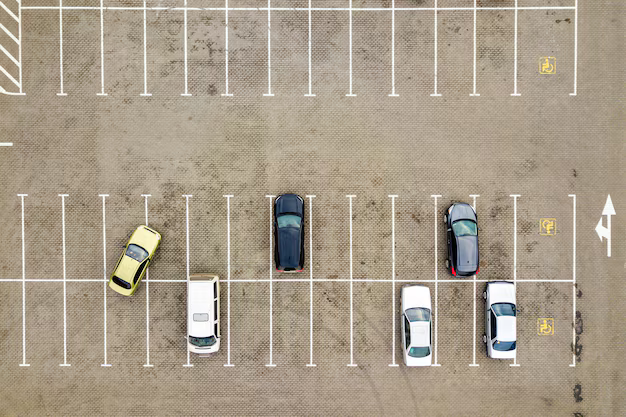
#> input picture parkingarea.png, 626 x 417 px, found by its file name
$ python label_coords.py --image assets/parkingarea.png --out outputs/coords.json
#> lines starting #> are read from the running program, lines starting #| are printed output that depends on the picture; after the words box and inside, x2 and y2 are one past the last pixel; in counts of white or black regions, pixels touching at a corner belong together
"""
Manual polygon labeling tool for parking slots.

✅ No hard-coded paths:
- Provide the image via --image
- Choose output JSON via --out (default: outputs/coords.json)

Usage:
  python label_coords.py --image assets/parkingarea.png --out outputs/coords.json
Keys:
  - 4 clicks = 1 slot polygon (quadrilateral)
  - s: save
  - u: undo last point of current polygon
  - r: remove last completed polygon
  - q: quit
"""
from __future__ import annotations

import argparse
import json
from pathlib import Path

import cv2
import numpy as np


def project_root() -> Path:
    return Path(__file__).resolve().parent


def resolve_path(p: str | Path) -> Path:
    p = Path(p)
    return p if p.is_absolute() else (project_root() / p).resolve()


def main() -> None:
    parser = argparse.ArgumentParser(description="Label parking slots as polygons (no hard-coded paths).")
    parser.add_argument("--image", default="assets/parkingarea.png", help="Path to the reference image.")
    parser.add_argument("--out", default="outputs/coords.json", help="Output JSON path for polygons.")
    args = parser.parse_args()

    img_path = resolve_path(args.image)
    out_json = resolve_path(args.out)
    out_json.parent.mkdir(parents=True, exist_ok=True)

    img = cv2.imread(str(img_path))
#> img is the input picture: shape (417, 626, 3); mean B, G, R 138.5, 156.4, 168.7
    if img is None:
        raise FileNotFoundError(f"Cannot read image: {img_path}")

    polys: list[list[list[int]]] = []  # [[[x,y],...4], ...]
    pts: list[list[int]] = []
    show = img.copy()

    def redraw() -> None:
        nonlocal show
        show = img.copy()

        for poly in polys:
            p = np.array(poly, dtype=np.int32).reshape((-1, 1, 2))
            cv2.polylines(show, [p], isClosed=True, color=(0, 255, 0), thickness=2)

        for (x, y) in pts:
            cv2.circle(show, (x, y), 4, (0, 0, 255), -1)

        if len(pts) >= 2:
            p = np.array(pts, dtype=np.int32).reshape((-1, 1, 2))
            cv2.polylines(show, [p], isClosed=False, color=(0, 0, 255), thickness=2)

        cv2.putText(
            show,
            "4 clicks=1 slot | s=save u=undo r=removeLast q=quit",
            (10, 30),
            cv2.FONT_HERSHEY_SIMPLEX,
            0.7,
            (255, 255, 255),
            2,
            cv2.LINE_AA,
        )
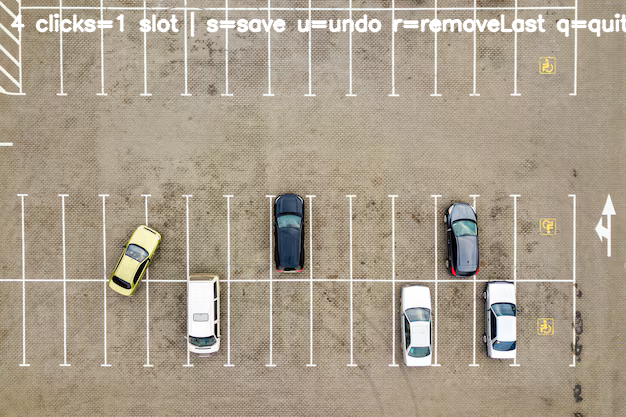
#> show: shape (417, 626, 3); 2.41% of pixels changed, all inside (x1, y1, x2, y2) = (10, 11, 626, 37)

    def save() -> None:
        with open(out_json, "w", encoding="utf-8") as f:
            json.dump(polys, f, indent=2)
        print(f"✅ Saved {len(polys)} polygons -> {out_json}")

    def on_mouse(event, x, y, flags, param) -> None:
        nonlocal pts, polys
        if event == cv2.EVENT_LBUTTONDOWN:
            pts.append([int(x), int(y)])
            if len(pts) == 4:
                polys.append(pts)
                pts = []
            redraw()

    cv2.namedWindow("label", cv2.WINDOW_NORMAL)
    cv2.setMouseCallback("label", on_mouse)
    redraw()

    while True:
        cv2.imshow("label", show)
        k = cv2.waitKey(20) & 0xFF
#> (key q is pressed here)

        if k == ord("q"):
            break
        if k == ord("u") and pts:
            pts.pop()
            redraw()
        if k == ord("r") and polys:
            polys.pop()
            redraw()
        if k == ord("s"):
            save()

    cv2.destroyAllWindows()


if __name__ == "__main__":
    main()
